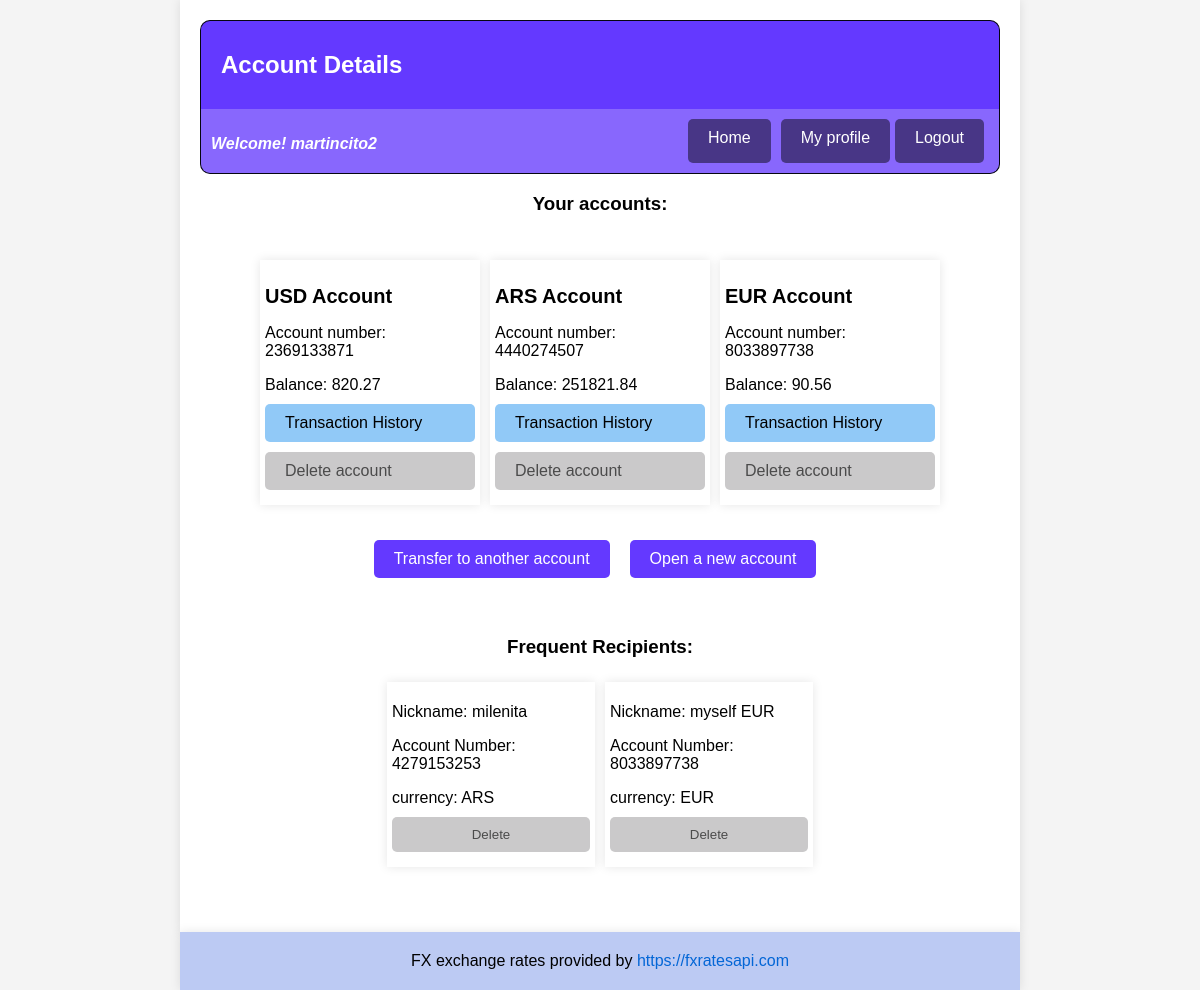
Page /accounts/account/ (signed in) on the earlier database version.
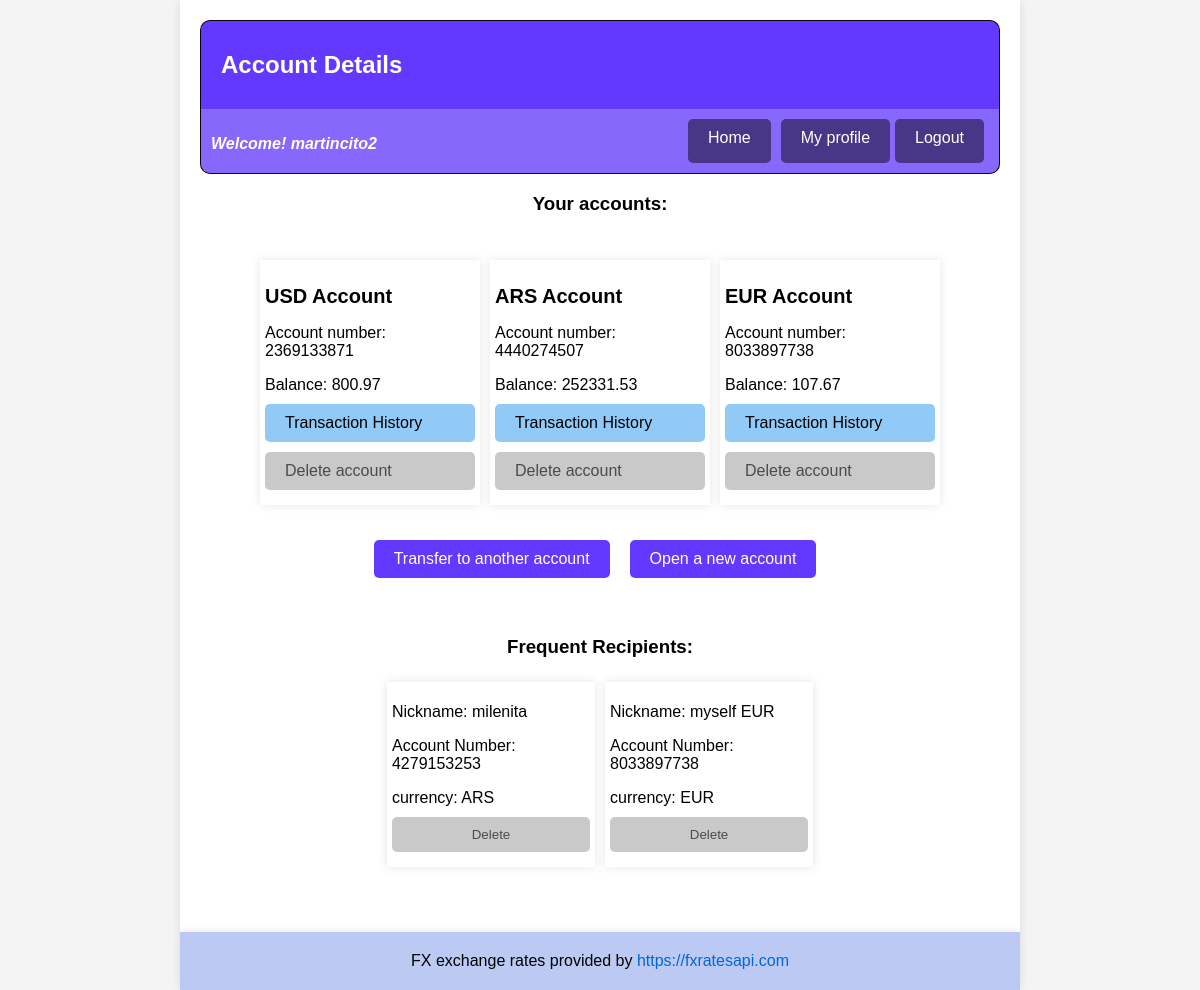
Same page on the later database version.
### accounts/models.py (models this page shows, shortened)
class Account(models.Model):
    user = models.ForeignKey(User, on_delete=models.CASCADE)
    balance = MoneyField(max_digits=10, decimal_places=2, default=0.00, default_currency='USD')
    account_number = models.CharField(max_length=10, unique=True)
    currency = models.CharField(max_length=3)

### transactions/models.py (models this page shows, shortened)
class TransferDestination(models.Model):
    user_profile = models.ForeignKey(UserProfile, on_delete=models.CASCADE)
    destination_account_number = models.CharField(max_length=20)
    nickname = models.CharField(max_length=50)
    currency = models.CharField(max_length=3, default='USD')

### accounts/views.py (the view)
# urls.py: path('account/', views.account_details, name='account_details'),
@login_required
def account_details(request):
    user_accounts = Account.objects.filter(user=request.user)
    user_profile, created = UserProfile.objects.get_or_create(user=request.user)
    frequent_destinations = TransferDestination.objects.filter(
        user_profile=user_profile)
    return render(request, 'account_details.html', {'user_accounts': user_accounts, 'frequent_destinations': frequent_destinations})

### accounts/templates/account_details.html (shortened to what this page needs)
{% extends 'base.html' %}
{% load static %}
{% block static_container %}
  <link rel="stylesheet" type="text/css" href="{% static 'common/css/common.css' %}" />
  <link rel="stylesheet" type="text/css" href="{% static 'css/account_details.css' %}" />
{% endblock %}
{% block maintitle %}
  Account Details
{% endblock %}
{% block subtitle %}
  Your accounts:
{% endblock %}
{% block subcontainer %}
  <div class="accounts-container">
    {% for account in user_accounts %}
      <div class="individual-account-container">
        <h2>{{ account.currency }} Account</h2>
        <p>Account number: {{ account.account_number }}</p>
        <p id="account-balance">Balance: {{ account.balance }}</p>
        <a id="transaction-button" href="{% url 'transaction_history' account.id %}">Transaction History</a>
        <form action="{% url 'delete_account' account.id %}" method="post">
          <a id="delete-button" href="{% url 'delete_account' account.id %}">Delete account</a>
        </form>
      </div>
    {% endfor %}
    <div class="buttons-container">
      <a href="{% url 'make_transaction' %}">Transfer to another account</a><br />
      <a href="{% url 'open_new_account' %}">Open a new account</a><br />
    </div>
  </div>
  <div class="accounts-container">
    <h3 id="subtitle">Frequent Recipients:</h3>
    {% if frequent_destinations %}
      {% for destination in frequent_destinations %}
        <div class="individual-account-container">
          <p>Nickname: {{ destination.nickname }}</p>
          <p>Account Number: {{ destination.destination_account_number }}</p>
          <p>currency: {{ destination.currency }}</p>
          <form action="{% url 'delete_frequent_destination' destination.id %}" method="post">
            <input id="delete-button" type="submit" value="Delete" />
          </form>
        </div>
      {% endfor %}
    {% else %}
      <p>No frequent destinations found.</p>
    {% endif %}
  </div>
{% endblock %}

### accounts/templates/base.html (shortened to what this page needs)
<!DOCTYPE html>
<html>
  <head>
    {% load static %}
    {% block static_container %}{% endblock %}
  </head>
  <body>
    <div class="main-container">
      <h1>
        {% block maintitle %}{% endblock %}
      </h1>
      {% block navbar %}
        <div class="bar">
          {% if user_accounts %}
            <p id="bar">Welcome! {{ user_accounts.first.user.username }}</p>
          {% endif %}
          <a class="bar-button left-button" href="{% url 'account_details' %}">Home</a>
          <a class="bar-button" href="{% url 'my_profile' %}">My profile</a>
          <a class="bar-button" href="{% url 'logout' %}">Logout</a>
        </div>
      {% endblock %}
      <h3 id="subtitle">
        {% block subtitle %}{% endblock %}
      </h3>
      <div class="sub-container">
        {% block subcontainer %}
        {% endblock %}
      </div>
    </div>
  </body>
  {% block footercontent %}
    <div class="footer-container">
      <footer>
        <p class="footer">
          FX exchange rates provided by <a href="https://fxratesapi.com">https://fxratesapi.com</a>
        </p>
      </footer>
    </div>
  {% endblock %}
</html>

### static/common/css/common.css (style rules this page uses)
body { font-family: Arial, sans-serif; margin: 0; padding: 0; background-color: #f4f4f4; }
.main-container, .footer { max-width: 800px; margin-bottom: 30px; margin: 0 auto; padding: 20px; background-color: #fff; box-shadow: 0 0 10px rgba(0, 0, 0, 0.1); }
.sub-container { margin: 20px auto; display: flex; flex-direction: column; justify-content: center; align-items: center; }
h1 { font-size: 24px; margin-bottom: 20px; background-color: #6439FF; color: #fff; padding: 30px 20px; margin: 0; border-top-left-radius: 10px; border-top-right-radius: 10px; border-right: 1px solid rgb(6, 6, 17); border-left: 1px solid rgb(6, 6, 17); border-top: 1px solid rgb(6, 6, 17); }
h2 { font-size: 20px; margin-top: 20px; margin-bottom: 10px; }
#subtitle { display: flex; justify-content: center; }
p { margin-bottom: 10px; }
a { text-decoration: none; color: #0366d6; }
form { display: inline; margin: 0; padding: 0; }
input[type="submit"] { cursor: pointer; }
.bar { display: flex; justify-content: space-between; background-color: #8867fd; color: #fff; padding: 10px 10px; margin: 0; border-bottom-left-radius: 10px; border-bottom-right-radius: 10px; border-right: 1px solid rgb(6, 6, 17); border-left: 1px solid rgb(6, 6, 17); border-bottom: 1px solid rgb(6, 6, 17); }
.bar-button { display: inline-block; padding: 10px 20px; text-decoration: none; background-color: #483686; color: #fff; border: none; border-radius: 5px; cursor: pointer; transition: background-color 0.3s; margin-right: 5px; }
.left-button { margin-left: auto; margin-right: 10px; }
.sub-container form label, .sub-container form input, .sub-container form select { margin-bottom: 15px; width: 100%; }
.sub-container form input[type="submit"] { margin-top: 10px; }
.bar p { font-style: italic; font-weight: 600; }
.footer-container { text-align: center; }
.footer { max-width: 800px; margin: 0 auto; padding: 20px; background-color: #bccaf3; box-shadow: 0 0 10px rgba(0, 0, 0, 0.1); }

### accounts/static/css/account_details.css (style rules this page uses)
h1 { background-color: #6439FF; color: #fff; padding: 30px 20px; margin: 0; }
#subtitle { display: flex; justify-content: center; }
.accounts-container, .frequent-destinations-container { display: flex; flex-wrap: wrap; justify-content: center; max-width: 700px; margin: 0 auto; padding: 20px; background-color: #fff; }
.individual-account-container { max-width: 30%; box-shadow: 0 0 10px rgba(0, 0, 0, 0.1); margin: 5px 5px; padding: 5px 5px; }
h3 { width: 100%; }
.buttons-container { margin-top: 30px; display: flex; width: 100%; gap: 10px; justify-content: center; }
.buttons-container a { display: inline-block; padding: 10px 20px; text-decoration: none; background-color: #6439FF; color: #fff; border: none; border-radius: 5px; cursor: pointer; transition: background-color 0.3s; }
#transaction-button { display: flex; align-items: center; padding: 10px 20px; text-decoration: none; background-color: #91c9f7; color: black; border: none; border-radius: 5px; cursor: pointer; transition: background-color 0.3s; margin: 10px auto; }
#delete-button { display: flex; align-items: center; padding: 10px 20px; text-decoration: none; background-color: #cac9ca; color: rgb(75, 75, 75); border: none; border-radius: 5px; cursor: pointer; transition: background-color 0.3s; margin: 10px auto; }

Differences in the rows shown:
changed Account "USD": balance "820.27" → "800.97"
changed Account "ARS": balance "251821.84" → "252331.53"
changed Account "EUR": balance "90.56" → "107.67"
